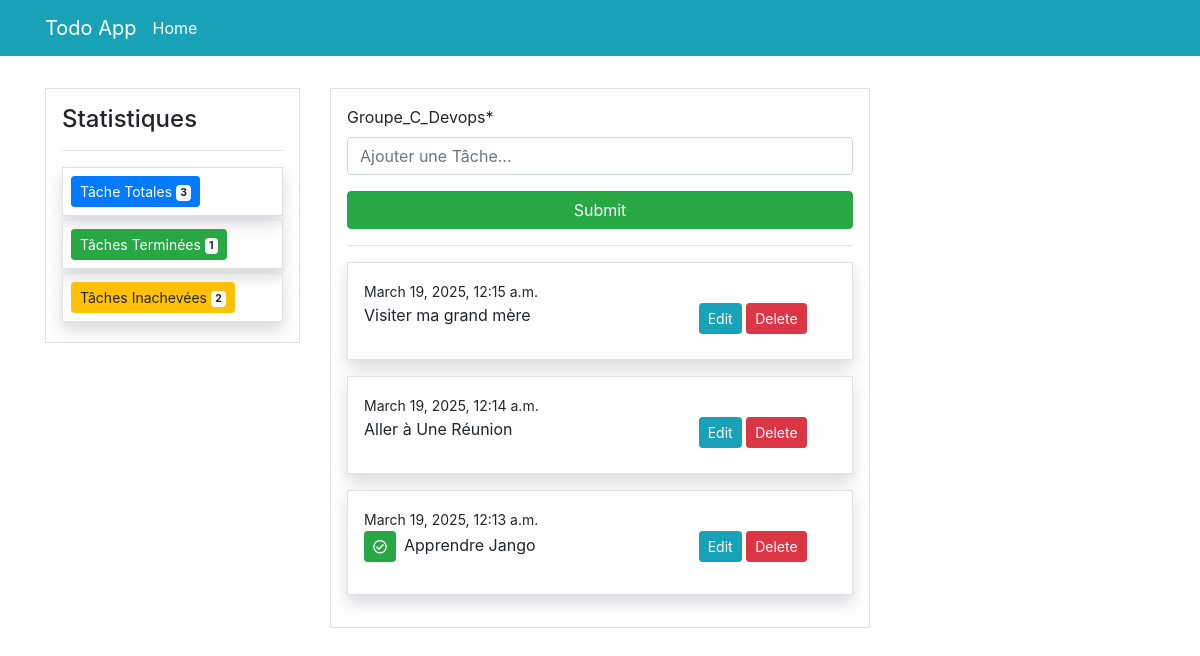
The page / on the database its author committed.
### todoApp/models.py (models this page shows, shortened)
class Task(models.Model):
    content = models.CharField(max_length = 100)
    date = models.DateTimeField(auto_now_add = True)
    complete = models.BooleanField(default = False)
    class Meta:
        ordering = ['-date']

### todoApp/views.py (the view)
# urls.py: path('', views.index, name = 'todo-index'),
def index(request):
    todos = Task.objects.all()
    count_todos = todos.count()
    completed_todo = Task.objects.filter(complete = True)
    count_completed_todo = completed_todo.count()
    count_uncompleted_todo = count_todos - count_completed_todo
    if request.method == 'POST':
        form = TaskForm(request.POST)
        if form.is_valid():
            form.save()
            return redirect('/')
    else:
        form = TaskForm()
    context = {
        'todos': todos,
        'form': form,
        'count_todos': count_todos,
        'count_completed_todo': count_completed_todo,
        'count_uncompleted_todo': count_uncompleted_todo
    }
    return render(request, 'todo/index.html', context)

### todoApp/forms.py
class TaskForm(forms.ModelForm):
    content = forms.CharField(label ='Groupe_C_Devops', widget=forms.TextInput(attrs={'placeholder':'Ajouter une Tâche...'}))
    class Meta:
        model = Task
        fields = ['content']

### templates/todo/index.html (shortened to what this page needs)
{% extends 'partials/base.html' %}
{% load crispy_forms_tags %}
{% block content %}
    <div class="border p-3">
        <form action="" method="post">
            {{ form|crispy }}
            <input type="submit" value="Submit" class="mt-2 btn btn-success btn-block">
        </form>
        <hr>
        {% for todo in todos %}
        <div class="border p-3 mb-3 shadow">
            <small>{{todo.date}}</small>
            <div class="row">
                <div class="col-md-8">
                    {% if todo.complete == True %}
                    <p><span class="btn btn-success btn-sm mr-2"><i class="far fa-check-circle"></i>
                        </span></i>{{ todo.content }}</p>
                    {% else %}
                    <p>{{ todo.content }}</p>
                    {% endif %}
                </div>
                <div class="col-md-4">
                    <a href="{% url 'todo-update' todo.id %}" class="btn btn-info btn-sm">Edit</a>
                    <a href="{% url 'todo-delete' todo.id %}" class="btn btn-danger btn-sm">Delete</a>
                </div>
            </div>
        </div>
        {% endfor %}
    </div>
{% endblock %}

### templates/partials/base.html (shortened to what this page needs)
<!doctype html>
<html lang="en">
  <head>
    <link rel="stylesheet" href="https://cdn.jsdelivr.net/npm/bootstrap@4.6.2/dist/css/bootstrap.min.css">
		<link
    rel="stylesheet"
    href="https://use.fontawesome.com/releases/v5.15.2/css/all.css"
/>
  </head>
  <body>
        {% include 'partials/nav.html' %}
        <div class="container">
            <div class="row mt-3 pt-3">
                <div class="col-md-3">
                    {% include 'partials/aside.html' %}
                </div>
                <div class="col-md-6">
                    {% block content %}
                    {% endblock %}
                </div>
                <div class="col-md-3">
                </div>
            </div>
        </div>
  </body>
</html>

### templates/partials/nav.html (shortened to what this page needs)
<nav class="navbar navbar-expand-lg navbar-light bg-info">
    <div class="container">
        <a class="navbar-brand text-white" href="#">Todo App</a>
        <div class="collapse navbar-collapse" id="navbarSupportedContent">
        <ul class="navbar-nav mr-auto">
            <li class="nav-item active">
            <a class="nav -link text-white" href="{% url 'todo-index' %}">Home <span class="sr-only">(current)</span></a>
            </li>
        </ul>
        </div>
    </div>
</nav>

### templates/partials/aside.html
<div class="border p-3 ">
    <h4>Statistiques</h4>
    <hr>
    <div class="border p-2 mb-1 shadow">
        <button type="button" class="btn btn-primary btn-sm">
            Tâche Totales <span class="badge badge-light">{{ count_todos }}</span>
          </button>
    </div>
    <div class="border p-2 mb-1 shadow">
        <button type="button" class="btn btn-success btn-sm">
            Tâches Terminées <span class="badge badge-light">{{count_completed_todo}}</span>
          </button>
    </div>
    <div class="border p-2 mb-1 shadow">
        <button type="button" class="btn btn-warning btn-sm">
            Tâches Inachevées <span class="badge badge-light">{{count_uncompleted_todo}}</span>
          </button>
    </div>
</div>

### rows shown on the page
Task: date "March 19, 2025, 12:15 a.m.", content "Visiter ma grand mère"
Task: date "March 19, 2025, 12:14 a.m.", content "Aller à Une Réunion"
Task: date "March 19, 2025, 12:13 a.m.", content "Apprendre Jango"

### other values the page prints
{{ count_todos }} "3"
{{ count_completed_todo }} "1"
{{ count_uncompleted_todo }} "2"
